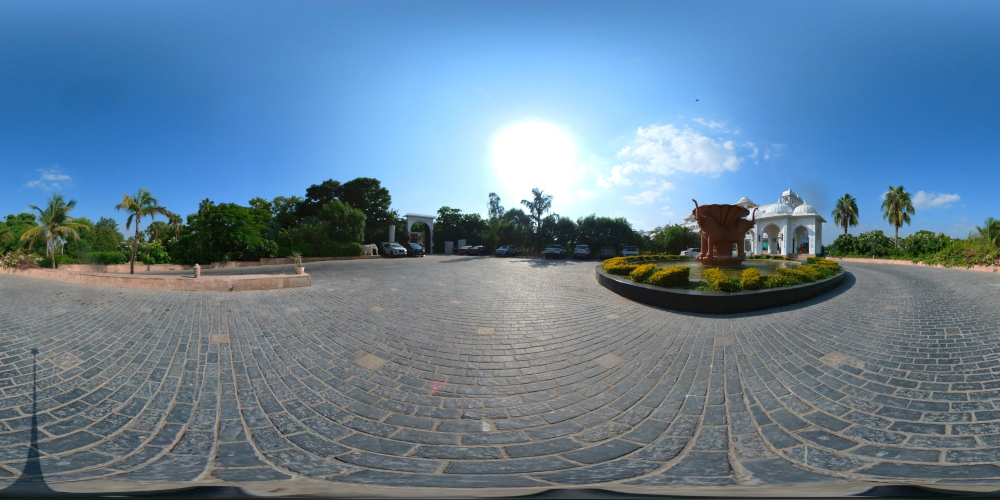
#> input picture source/panoramas/arrival.jpg, 2000 x 1000 px (shown at 1/2 size); its folder holds 3 pictures in this run
$ python enhance.py
#> lines starting #> are read from the running program, lines starting #| are printed output that depends on the picture
"""Enhance the raw equirectangular captures and export web-ready renditions.

Usage: python3 tools/enhance.py   (run from the repository root)

Input: source/upscaled/<name>.png (Real-ESRGAN 4x, see tools/upscale.py),
falling back to source/panoramas/<name>.jpg. Writes into assets/pano/:
  <name>-8k.jpg    8192x4096 master (desktop GPUs that support 8K textures)
  <name>.jpg       4096x2048 (phones, tablets, older GPUs)
  <name>-2k.jpg    2048x1024 (instant first paint)
  <name>-thumb.jpg 640x360 crop of the opening view (scene cards)
"""
from pathlib import Path

import numpy as np
from PIL import Image, ImageFilter

ROOT = Path(__file__).resolve().parent.parent
SRC = ROOT / "source" / "panoramas"
UPSCALED = ROOT / "source" / "upscaled"
OUT = ROOT / "assets" / "pano"

# Per-scene grading. yaw_deg is the opening view used for the thumbnail crop.
SCENES = {
    "arrival":   dict(local=0.30, vibrance=0.18, shadows=0.10, warmth=0.015, yaw_deg=0),
    "driveway":  dict(local=0.30, vibrance=0.18, shadows=0.12, warmth=0.015, yaw_deg=10),
    "courtyard": dict(local=0.28, vibrance=0.14, shadows=0.08, warmth=0.010, yaw_deg=-60),
    "lawn":      dict(local=0.32, vibrance=0.22, shadows=0.10, warmth=0.020, yaw_deg=0),
    "ballroom":  dict(local=0.26, vibrance=0.10, shadows=0.06, warmth=0.000, yaw_deg=0),
}


def gaussian(arr, radius):
    """Gaussian blur of a float [0,1] single-channel array via PIL."""
    img = Image.fromarray(np.clip(arr * 255, 0, 255).astype(np.uint8), mode="L")
    return np.asarray(img.filter(ImageFilter.GaussianBlur(radius)), dtype=np.float32) / 255.0


def luminance(rgb):
    return rgb[..., 0] * 0.2126 + rgb[..., 1] * 0.7152 + rgb[..., 2] * 0.0722


def levels(rgb, strength=0.6):
    """Blend toward a per-channel percentile stretch (removes haze / colour cast)."""
    out = rgb.copy()
    for c in range(3):
        lo, hi = np.percentile(rgb[..., c], (0.4, 99.7))
        stretched = (rgb[..., c] - lo) / max(hi - lo, 1e-3)
        out[..., c] = rgb[..., c] * (1 - strength) + stretched * strength
    return np.clip(out, 0, 1)


def local_contrast(rgb, amount):
    lum = luminance(rgb)
    base = gaussian(lum, 28 * rgb.shape[1] / 2000)
    boosted = np.clip(lum + (lum - base) * amount, 0, 1)
    ratio = (boosted + 1e-4) / (lum + 1e-4)
    return np.clip(rgb * ratio[..., None], 0, 1)


def tone(rgb, shadows):
    """Lift shadows, roll off highlights, add a gentle S in the mids."""
    lum = luminance(rgb)
    lift = shadows * (1 - lum) ** 3
    roll = 0.06 * np.clip(lum - 0.85, 0, None) / 0.15
    target = np.clip(lum + lift - roll, 0, 1)
    target = target + 0.06 * np.sin((target - 0.5) * np.pi) * (1 - np.abs(target - 0.5) * 2) * 0.5
    ratio = (target + 1e-4) / (lum + 1e-4)
    return np.clip(rgb * ratio[..., None], 0, 1)


def vibrance(rgb, amount):
    lum = luminance(rgb)[..., None]
    sat = rgb.max(-1, keepdims=True) - rgb.min(-1, keepdims=True)
    k = 1 + amount * (1 - sat)  # boost muted colours more than saturated ones
    return np.clip(lum + (rgb - lum) * k, 0, 1)


def warm(rgb, amount):
    out = rgb.copy()
    out[..., 0] *= 1 + amount
    out[..., 2] *= 1 - amount
    return np.clip(out, 0, 1)


def clean_nadir(rgb):
    """Replace the camera/hand smear at the bottom with a soft ring-average fill.

    The viewer draws a branded nadir cap over the pole; this makes the edge of
    that cap blend invisibly instead of revealing the smear around it.
    """
    h, w, _ = rgb.shape
    start = int(h * 0.90)
    band = rgb[start:].copy()
    ring_mean = band.mean(axis=1, keepdims=True)  # each row = one ring around nadir
    rows = np.linspace(0, 1, h - start)[:, None, None]
    weight = np.clip((rows - 0.35) / 0.65, 0, 1) ** 1.5
    soft = np.stack([gaussian(band[..., c], 6 * w / 2000) for c in range(3)], -1)
    rgb[start:] = soft * (1 - weight) + ring_mean * weight
    blend = np.clip((rows - 0.0) / 0.35, 0, 1)
    rgb[start:] = band * (1 - blend) + rgb[start:] * blend
    return rgb


def fix_seam(rgb, cols=12):
    """Cross-fade the left/right edges so the wrap-around seam disappears."""
    cols = max(cols, rgb.shape[1] * cols // 2000)
    left, right = rgb[:, :cols].copy(), rgb[:, -cols:].copy()
    avg = (left[:, :1] + right[:, -1:]) / 2
    for i in range(cols):
        t = 1 - i / cols
        rgb[:, i] = left[:, i] * (1 - t * 0.5) + avg[:, 0] * t * 0.5
        rgb[:, -1 - i] = right[:, -1 - i] * (1 - t * 0.5) + avg[:, 0] * t * 0.5
    return rgb


def thumb(img, yaw_deg, size=(640, 360)):
    w, h = img.size
    cx = int(((yaw_deg / 360.0) + 0.5) * w) % w
    span = w // 4
    rolled = np.roll(np.asarray(img), w // 2 - cx, axis=1)
    crop = Image.fromarray(rolled[int(h * 0.30):int(h * 0.30) + int(span * 9 / 16),
                                  w // 2 - span // 2:w // 2 + span // 2])
    return crop.resize(size, Image.LANCZOS)


def load_source(name):
    """AI-upscaled image with a little of the original texture mixed back in.

    Real-ESRGAN gives clean edges but irons out fine texture (fabric, carpet,
    grass); blending a share of a plain Lanczos upscale plus a whisper of grain
    keeps surfaces photographic instead of painted.
    """
    orig = Image.open(SRC / f"{name}.jpg").convert("RGB")
    sr_path = UPSCALED / f"{name}.png"
    if not sr_path.exists():
        print(f"  {name}: no AI upscale found, using original")
        return np.asarray(orig, dtype=np.float32) / 255.0
    sr = np.asarray(Image.open(sr_path).convert("RGB"), dtype=np.float32) / 255.0
    lz = np.asarray(orig.resize((sr.shape[1], sr.shape[0]), Image.LANCZOS), dtype=np.float32) / 255.0
    # Super-resolution invents dark speckles inside blown highlights
    # (chandelier crystals, sun); lean on the plain upscale there.
    lum = luminance(lz)
    hot = np.clip((lum - 0.62) / 0.22, 0, 1)[..., None]
    w_lz = 0.18 + 0.62 * hot
    rgb = sr * (1 - w_lz) + lz * w_lz
    del sr, lz, lum, hot, w_lz
    rng = np.random.default_rng(7)
    grain = rng.normal(0, 1.1 / 255, rgb.shape[:2]).astype(np.float32)
    rgb += grain[..., None]
    return np.clip(rgb, 0, 1)


def process(name, cfg):
    rgb = load_source(name)
#> in load_source, orig is the input picture: PIL image 2000x1000 RGB; mean R, G, B 101.2, 127.5, 149.4
#> in load_source, `w_lz = 0.18 + 0.62 * hot`:
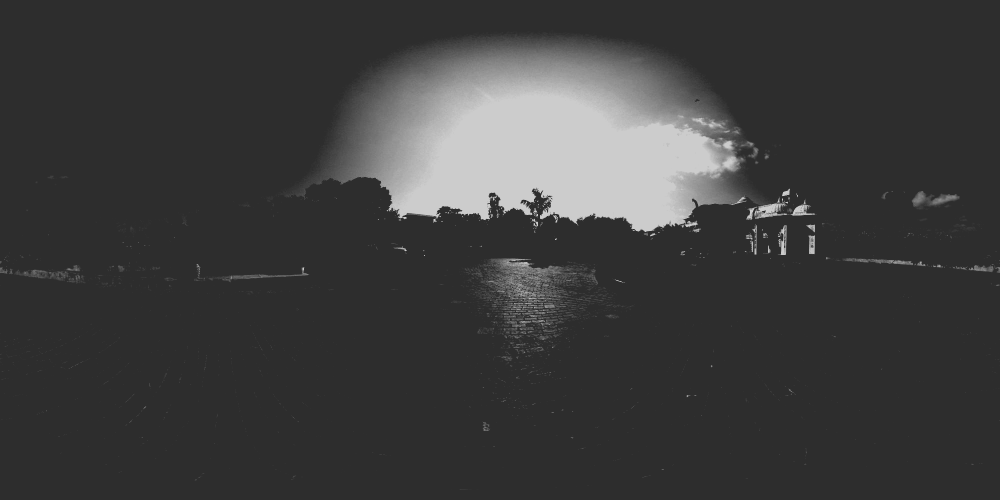
#> w_lz: shape (1000, 2000, 1) float32 (shown at 1/2 size); min 0.18, max 0.8, mean 0.241
    rgb = levels(rgb)
#> the loop in levels, `for c in range(3):` made 3 passes
#> lo on passes 1 to 3: 0.0399, 0.0684, 0.00902
#> pass 1, in levels, `stretched = (rgb[..., c] - lo) / max(hi - lo, 1e-3)`:
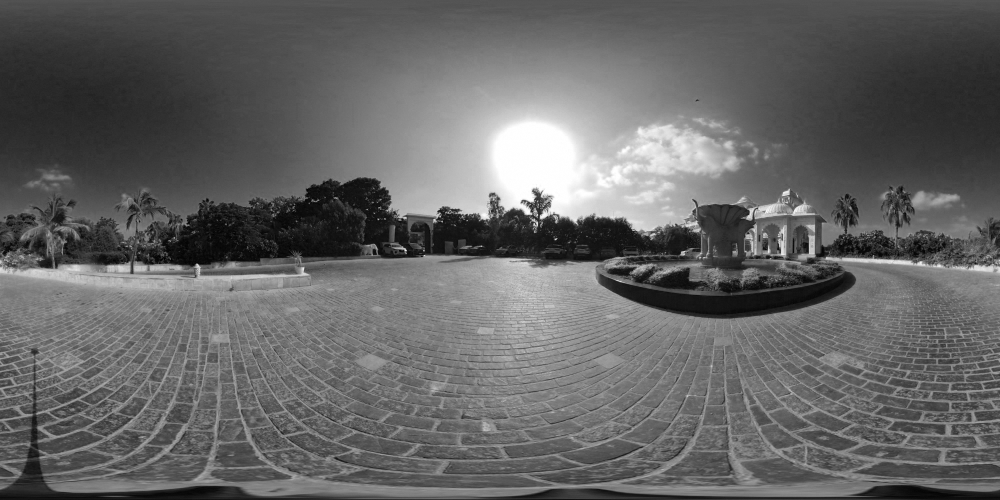
#> stretched: shape (1000, 2000) float32 (shown at 1/2 size); min -0.0415, max 1, mean 0.372; drawn with min black and max white
    rgb = tone(rgb, cfg["shadows"])
    rgb = local_contrast(rgb, cfg["local"])
#> in local_contrast, `ratio = (boosted + 1e-4) / (lum + 1e-4)`:
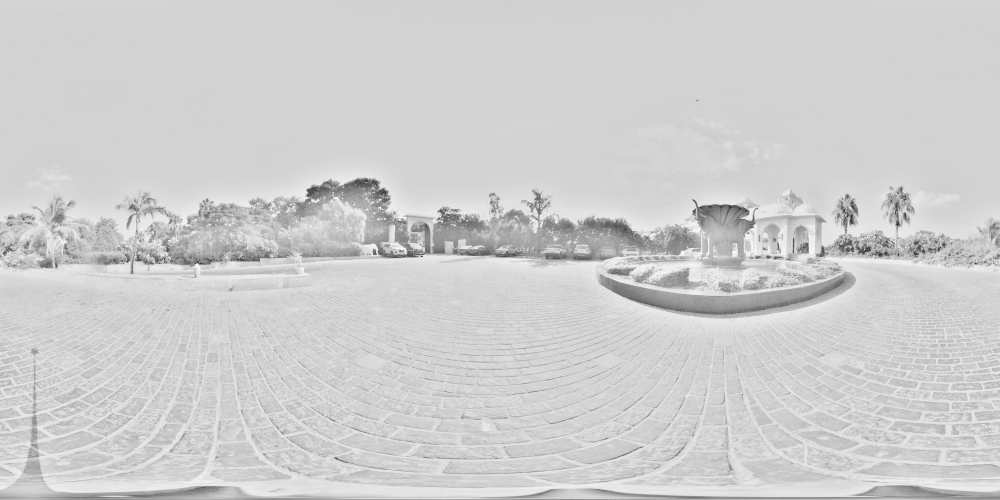
#> ratio: shape (1000, 2000) float32 (shown at 1/2 size); min 0.000934, max 1.21, mean 0.982; drawn with min black and max white
    rgb = vibrance(rgb, cfg["vibrance"])
#> in vibrance, `sat = rgb.max(-1, keepdims=True) - rgb.min(-1, keepdims=True)`:
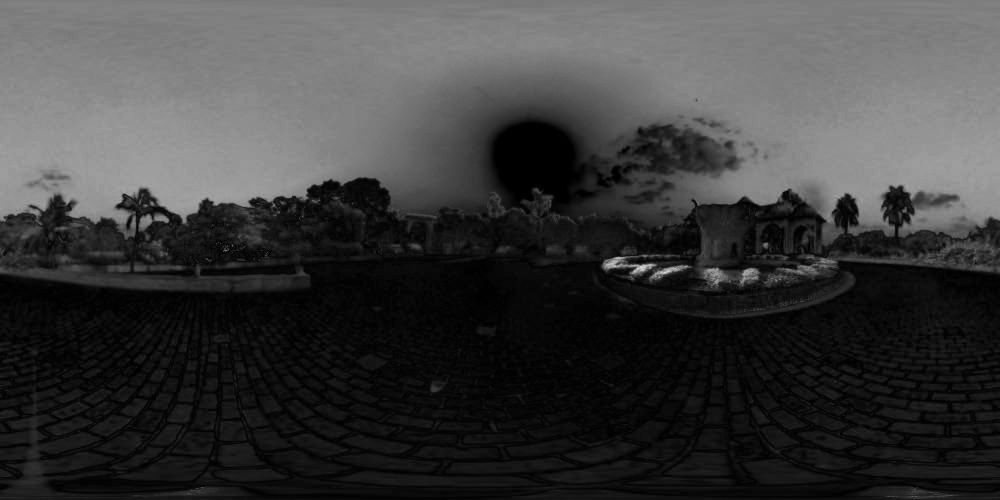
#> sat: shape (1000, 2000, 1) float32 (shown at 1/2 size); min 0, max 0.894, mean 0.235
#> in vibrance, `k = 1 + amount * (1 - sat)`:
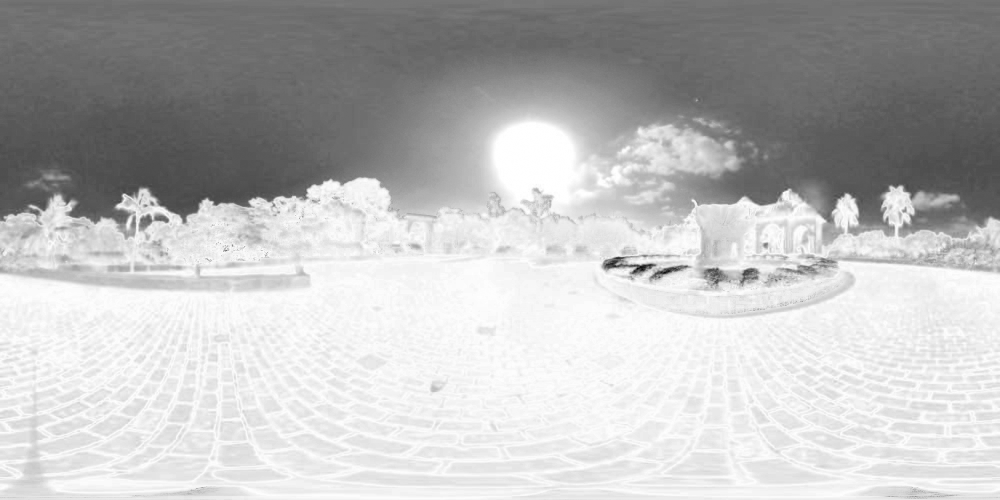
#> k: shape (1000, 2000, 1) float32 (shown at 1/2 size); min 1.02, max 1.18, mean 1.14; drawn with min black and max white
    rgb = warm(rgb, cfg["warmth"])
    rgb = clean_nadir(rgb)
#> in clean_nadir, `band = rgb[start:].copy()`:
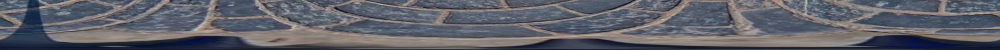
#> band: shape (100, 2000, 3) float32 (shown at 1/2 size); mean of channels 0, 1, 2 0.376, 0.38, 0.415; drawn as R, G, B
#> in clean_nadir, `ring_mean = band.mean(axis=1, keepdims=True)`: ring_mean = 100 rows, first 8: [0.38, 0.39, 0.428], [0.383, 0.395, 0.432], [0.384, 0.396, 0.435], [0.384, 0.397, 0.436], [0.386, 0.399, 0.439], [0.383, 0.396, 0.438], [0.384, 0.396, 0.438], [0.386, 0.398, 0.44]
    rgb = fix_seam(rgb)
#> in fix_seam, `avg = (left[:, :1] + right[:, -1:]) / 2`: avg = 1000 rows, first 8: [0.301, 0.542, 0.818], [0.303, 0.544, 0.82], [0.306, 0.547, 0.828], [0.306, 0.548, 0.829], [0.293, 0.541, 0.819], [0.291, 0.539, 0.817], [0.29, 0.534, 0.819], [0.302, 0.548, 0.833]
    graded = Image.fromarray((rgb * 255 + 0.5).astype(np.uint8))

    if graded.width >= 8000:
        master8 = graded.resize((8192, 4096), Image.LANCZOS)
        master8.filter(ImageFilter.UnsharpMask(radius=1.2, percent=35, threshold=2)).save(
            OUT / f"{name}-8k.jpg", quality=90, optimize=True, progressive=True)
        del master8
        sharpen = ImageFilter.UnsharpMask(radius=0.9, percent=45, threshold=2)
    else:
        sharpen = ImageFilter.UnsharpMask(radius=1.6, percent=55, threshold=2)
    master = graded.resize((4096, 2048), Image.LANCZOS).filter(sharpen)
    master.save(OUT / f"{name}.jpg", quality=90, optimize=True, progressive=True, subsampling=0)

    graded.resize((2048, 1024), Image.LANCZOS).filter(
        ImageFilter.UnsharpMask(radius=1.0, percent=40, threshold=2)
    ).save(OUT / f"{name}-2k.jpg", quality=84, optimize=True, progressive=True)

    thumb(graded, cfg["yaw_deg"]).save(OUT / f"{name}-thumb.jpg", quality=82, optimize=True, progressive=True)
#> in thumb, `crop = Image.fromarray(rolled[int(h * 0.30):int(h * 0.30) + int(span *..`:
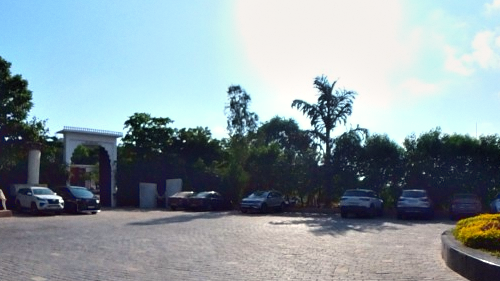
#> crop: PIL image 500x281 RGB; mean R, G, B 139.2, 154, 160.7
    print(f"  {name}: done")


if __name__ == "__main__":
    OUT.mkdir(parents=True, exist_ok=True)
    for scene, cfg in SCENES.items():
#> (the run stopped early here; a loop or call above may not have finished)
